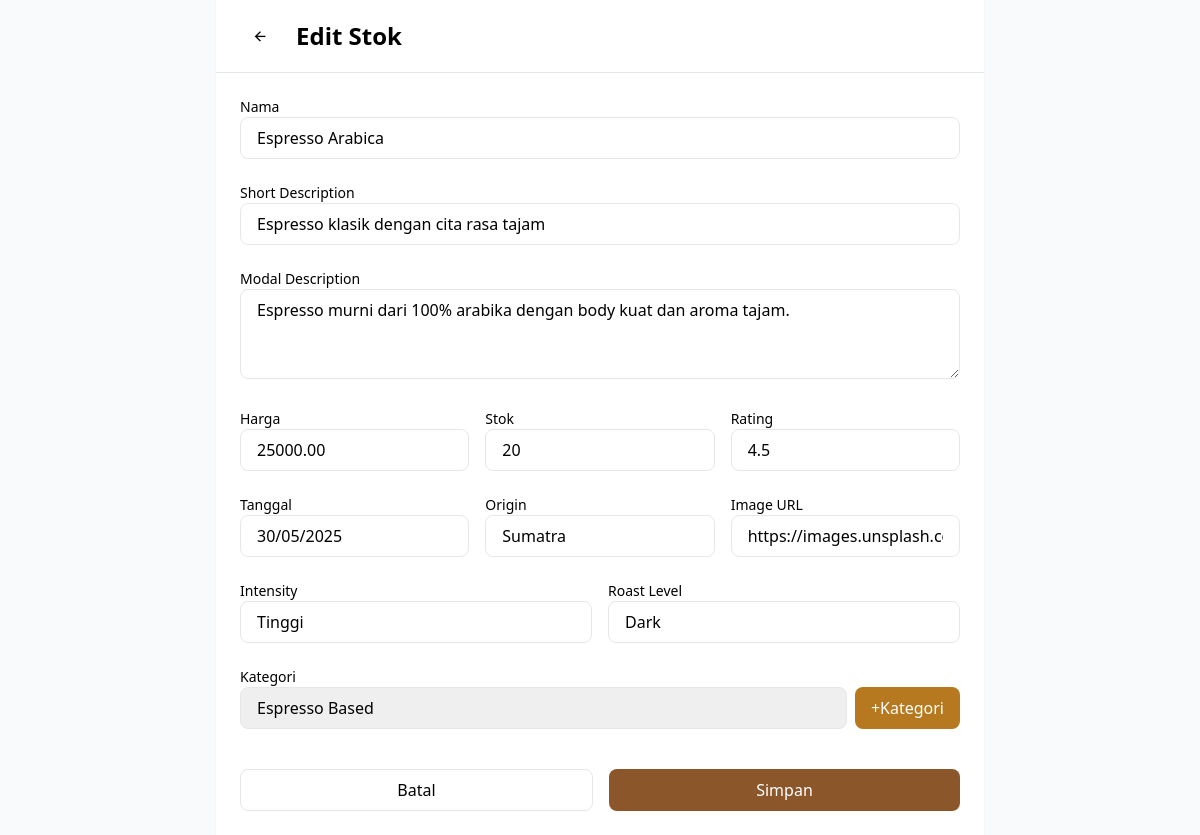
The page /admin/edit_stok.php?id=6 on the database as committed earlier.
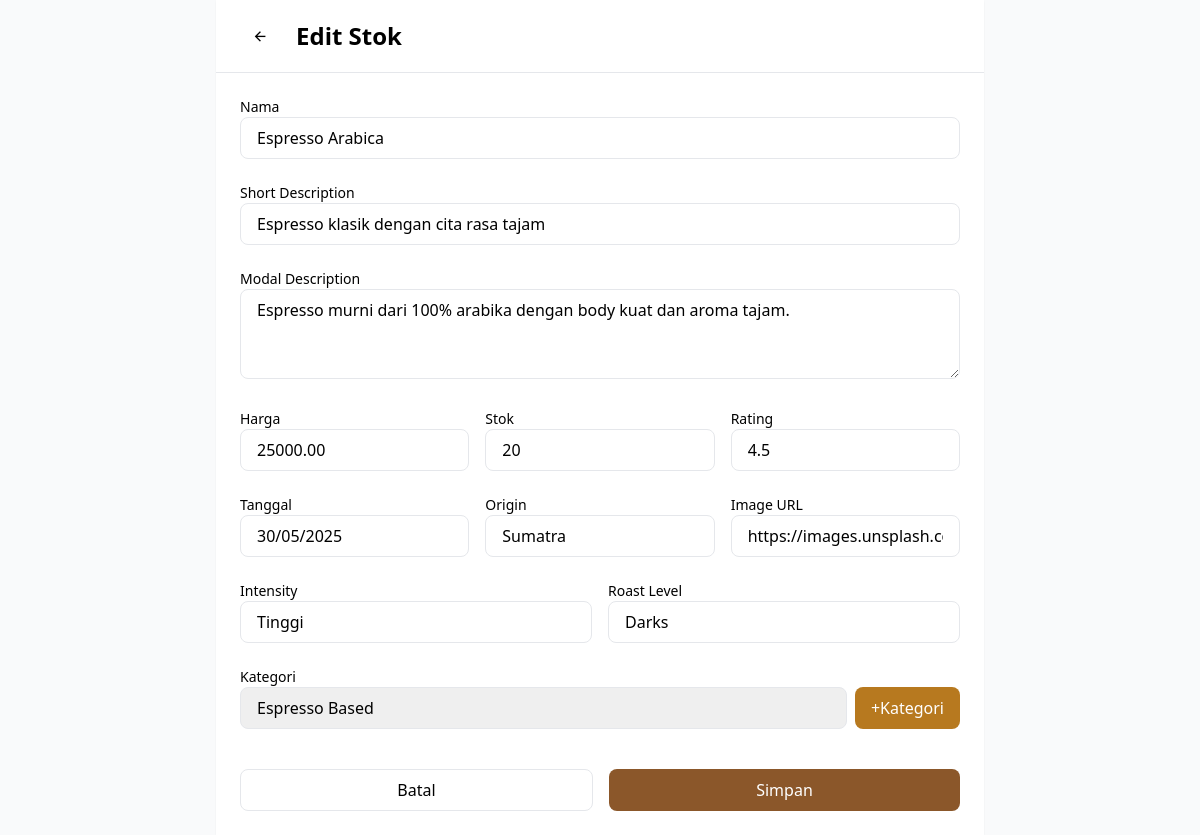
The same page on the database as committed later.
### tables this page shows
CREATE TABLE `products` (
  `id` int(11) NOT NULL,
  `name` varchar(100) NOT NULL,
  `short_desc` varchar(255) NOT NULL,
  `modal_desc` text NOT NULL,
  `price` decimal(10,2) NOT NULL,
  `stock` int(11) NOT NULL DEFAULT 0,
  `rating` decimal(2,1) NOT NULL DEFAULT 0.0,
  `created_at` datetime NOT NULL DEFAULT current_timestamp(),
  `origin` varchar(100) NOT NULL,
  `image_url` varchar(255) NOT NULL,
  `intensity` varchar(10) NOT NULL,
  `roast_level` varchar(20) NOT NULL,
  `category` varchar(50) NOT NULL
);

### admin/edit_stok.php (the view, shortened to what the changed rows need)
<?php
require_once __DIR__ . '/../koneksi.php';
$isEdit = isset($_GET['id']) && is_numeric($_GET['id']);
$product = [
    'name'         => '',
    'short_desc'   => '',
    'modal_desc'   => '',
    'price'        => '',
    'stock'        => 1,
    'rating'       => '0.0',
    'created_at'   => date('Y-m-d'),
    'origin'       => '',
    'image_url'    => '',
    'intensity'    => '',
    'roast_level'  => '',
    'category'     => ''
];
if ($isEdit) {
    $stmt = $pdo->prepare("SELECT * FROM products WHERE id=:id");
    $stmt->execute([':id'=>$_GET['id']]);
    if ($row = $stmt->fetch(PDO::FETCH_ASSOC)) {
        $product = $row;
        $product['created_at'] = substr($row['created_at'],0,10);
    } else {
        header("Location: Manajemen-Stok-Admin.php");
        exit;
    }
}
$catsStmt   = $pdo->query("SELECT DISTINCT category FROM products ORDER BY category");
$categories = $catsStmt->fetchAll(PDO::FETCH_COLUMN);
?>
<!DOCTYPE html>
<html lang="id">
<head>
  <script src="https://cdn.tailwindcss.com"></script>
  <link rel="stylesheet" href="https://cdnjs.cloudflare.com/ajax/libs/remixicon/4.6.0/remixicon.min.css"/>
</head>
<body class="bg-gray-50 min-h-screen">
  <div class="max-w-3xl mx-auto bg-white min-h-screen shadow-sm">
    <header class="px-6 py-4 border-b flex items-center">
      <h1 class="ml-4 text-2xl font-semibold"><?= $isEdit?'Edit':'Tambah' ?> Stok</h1>
    </header>
    <main class="p-6">
      <form method="post" class="space-y-6">
        <div>
          <label class="block text-sm font-medium">Nama</label>
          <input name="name" required value="<?= htmlspecialchars($product['name'])?>"
            class="w-full border px-4 py-2 rounded-button focus:ring-primary"/>
        </div>
        <div>
          <label class="block text-sm font-medium">Short Description</label>
          <input name="short_desc" value="<?= htmlspecialchars($product['short_desc'])?>"
            class="w-full border px-4 py-2 rounded-button focus:ring-primary"/>
        </div>
        <div>
          <label class="block text-sm font-medium">Modal Description</label>
          <textarea name="modal_desc" rows="3"
            class="w-full border px-4 py-2 rounded-button focus:ring-primary"><?= htmlspecialchars($product['modal_desc'])?></textarea>
        </div>
        <div class="grid grid-cols-3 gap-4">
          <div>
            <label class="block text-sm font-medium">Harga</label>
            <input type="number" name="price" step="0.01" min="0"
              value="<?= $product['price']?>" class="w-full border px-4 py-2 rounded-button"/>
          </div>
          <div>
            <label class="block text-sm font-medium">Stok</label>
            <input type="number" name="stock" min="0"
              value="<?= $product['stock']?>" class="w-full border px-4 py-2 rounded-button"/>
          </div>
          <div>
            <label class="block text-sm font-medium">Rating</label>
            <input type="number" name="rating" min="0" max="5" step="0.1"
              value="<?= $product['rating']?>" class="w-full border px-4 py-2 rounded-button"/>
          </div>
        </div>
        <div class="grid grid-cols-3 gap-4">
          <div>
            <label class="block text-sm font-medium">Origin</label>
            <input name="origin" value="<?= htmlspecialchars($product['origin'])?>"
              class="w-full border px-4 py-2 rounded-button"/>
          </div>
          <div>
            <label class="block text-sm font-medium">Image URL</label>
            <input name="image_url" value="<?= htmlspecialchars($product['image_url'])?>"
              class="w-full border px-4 py-2 rounded-button"/>
          </div>
        </div>
        <div class="grid grid-cols-2 gap-4">
          <div>
            <label class="block text-sm font-medium">Intensity</label>
            <input name="intensity" value="<?= htmlspecialchars($product['intensity'])?>"
              class="w-full border px-4 py-2 rounded-button"/>
          </div>
          <div>
            <label class="block text-sm font-medium">Roast Level</label>
            <input name="roast_level" value="<?= htmlspecialchars($product['roast_level'])?>"
              class="w-full border px-4 py-2 rounded-button"/>
          </div>
        </div>
        <div>
          <div class="flex gap-2">
            <select id="category" name="category" class="flex-1 border px-4 py-2 rounded-button custom-select">
              <?php foreach($categories as $c): ?>
              <option <?= $product['category']===$c?'selected':'' ?>>
                <?= htmlspecialchars($c) ?>
              </option>
              <?php endforeach ?>
            </select>
            <button id="addCatBtn" type="button"
              class="px-4 bg-secondary text-white rounded-button">
              +Kategori
            </button>
          </div>
        </div>
      </form>
    </main>
  </div>
</body>
</html>

Rows that differ between the two databases and show on the page:
changed products "Espresso Arabica": roast_level "Dark" → "Darks"
